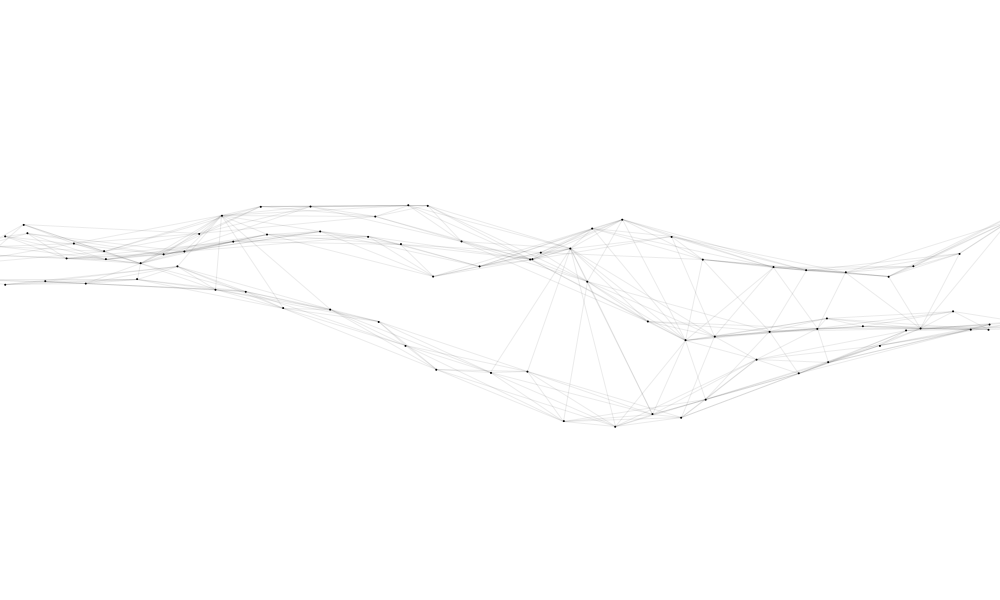
Frame 1 (no input)
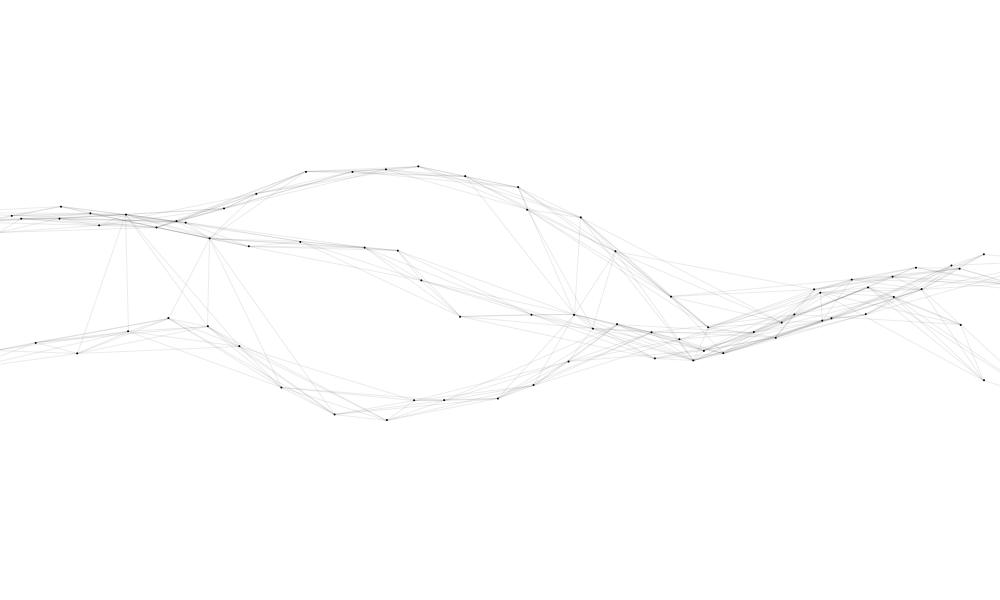
Frame 60 (the mouse pressed at the canvas centre just before this capture)
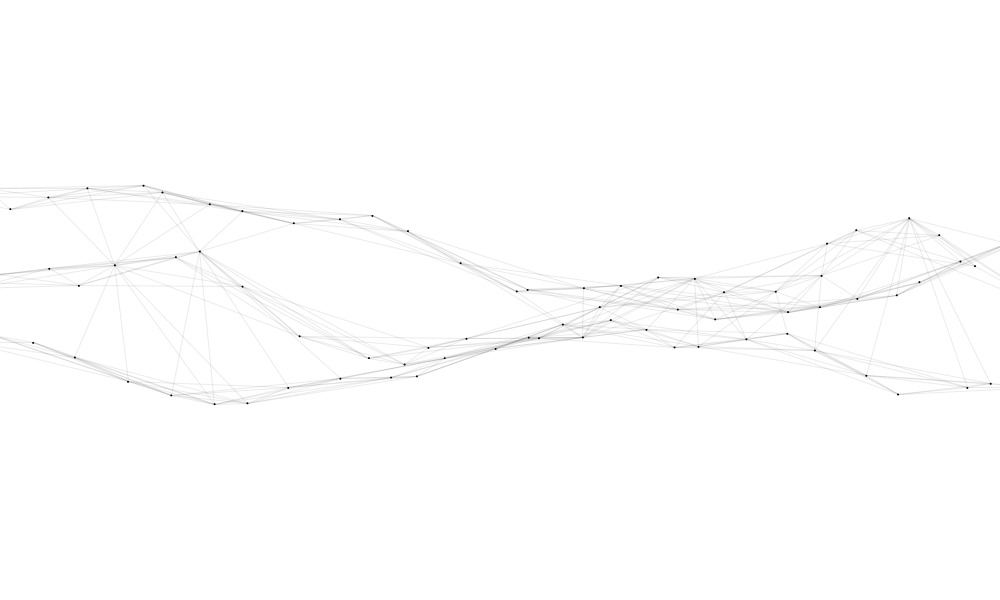
Frame 120 (the mouse held since frame 60 and released just before this capture)

The Processing sketch that drew these frames (run headless with seeded random() and noise(); from frame 60 on, the mouse is pressed at the canvas centre):

// Processing sketch: dots
// ── dots.pde
Waves[] ws;
PGraphics pg;
void settings() {
  size(1000, 600);
  // fullScreen();
}

void setup() {
  pg = createGraphics(width, height);
  ws = new Waves[2];
  ws[0] = new Waves(pg, 0);
}

void draw() {
  surface.setTitle(nf(frameRate, 2, 1));
  pg.beginDraw();
  pg.background(255);
  ws[0].draw();
  pg.endDraw();
  image(pg, 0, 0);
}

// ── Wave.pde
class Wave {
  float xoff;
  float yoff;
  float ypos = 0;
  PGraphics canvas;
  int index;
  int unit = 40;
  int numberOfPoints = (width / unit) + 3;
  int w;

  PVector[] points;
  float[] radius;
  float[] dist;

  Wave(int _i, PGraphics _c, float _yo, float _yp) {
    index = _i;
    canvas = _c;
    yoff = _yo;
    ypos = _yp;
    points = new PVector[numberOfPoints];

    radius = new float[numberOfPoints];
    dist = new float[numberOfPoints];
    for (int i = 0; i < numberOfPoints; i++) {
      if (random(1) > 0.3) {
        radius[i] = random(0.1, 10);
      } else {
        radius[i] = random(15, 30);
      }
      radius[i] = 2;
      dist[i] = random(-20, 20);
    }
  }

  void draw() {
    update();
    render();
  }

  void update() {}

  void render() {
    // canvas.beginShape();

    // float xoff = 0;       // Option #1: 2D Noise
    float xoff = yoff;    // Option #2: 1D Noise

    // Iterate over horizontal pixels
    float amp = 150;
    int c = 0;
    for (float x = -unit; x <= width + unit; x += unit) {
      float y = map(noise(xoff, yoff), 0, 1, -1 * amp, amp) + ypos; // Option #1: 2D Noise
      // float y = map(noise(xoff), 0, 1, -50, 50) + ypos;    // Option #2: 1D Noise

      // canvas.curveVertex(x, y);

      canvas.fill(0, 255);
      canvas.noStroke();
      // canvas.ellipse(x, y, 10, 10);
      canvas.ellipse(x + dist[c], y, radius[c], radius[c]);
      // Increment x dimension for noise
      xoff += 0.15;

      points[c] = new PVector(x + dist[c], y);
      for (int i = c - 1; i > -1 && i > (c - 5); i--) {
        canvas.stroke(0, 20);
        canvas.strokeWeight(1);
        canvas.line(x + dist[c], y, points[i].x, points[i].y);
      }

      if (c != 0 && c != numberOfPoints - 1) {
        dist[c] += map(noise(xoff, yoff + c * 0.01), 0, 1, -0.5, 0.5);
      }

      c++;
    }
    // increment y dimension for noise
    yoff += 0.01;
    // vertex(width, height);
    // vertex(0, height);

    canvas.noFill();
    canvas.stroke(0, 255);
    canvas.strokeWeight(2);
    // canvas.endShape();
  }


}

// ── Waves.pde
class Waves {
  PGraphics pg;
  float yoffset;
  Wave[] waves;
  int[] connectionNumber;

  Waves(PGraphics _p, float _y) {
    // pg = createGraphics(width, height);
    pg = _p;
    yoffset = _y;
    waves = new Wave[3];
    waves[0] = new Wave(0, pg, random(0, 5), height * 0.5 + _y);
    waves[1] = new Wave(1, pg, random(0, 5), height * 0.45 + _y);
    waves[2] = new Wave(2, pg, random(0, 5), height * 0.6 + _y);
    // waves[0] = new Wave(0, pg, 0, height * 0.5 + _y);
    // waves[1] = new Wave(1, pg, 0.25, height * 0.45 + _y);
    // waves[2] = new Wave(2, pg, 0.5, height * 0.6 + _y);

    connectionNumber = new int[waves[0].numberOfPoints];
    for (int i = 0; i < connectionNumber.length; i++) {
      if (random(1) > 0.7) {
        connectionNumber[i] = floor(random(2)) + 1;
      } else {
        connectionNumber[i] = 0;
      }
    }
  }

  void draw() {
    update();
    render();
  }

  void update() {

  }

  void render() {
    // pg.beginDraw();
    // pg.background(255);
    waves[0].draw();
    waves[1].draw();
    waves[2].draw();
    drawConnection();
    // pg.endDraw();
    // image(pg, 0, 0);
  }

  void drawConnection() {
    pg.stroke(0, 20);
    pg.strokeWeight(1);
    for (int i = 0; i < connectionNumber.length; i++) {
      int n = connectionNumber[i];
      for (int j = 1; j <= n; j++) {
        if (i - j >= 0) {
          pg.line(
          waves[0].points[i].x,
          waves[0].points[i].y,
          waves[1].points[i - j].x,
          waves[1].points[i - j].y);
          pg.line(
          waves[0].points[i].x,
          waves[0].points[i].y,
          waves[2].points[i - j].x,
          waves[2].points[i - j].y);
        }

        if (i + j < connectionNumber.length) {
          pg.line(
            waves[0].points[i].x,
            waves[0].points[i].y,
            waves[1].points[i + j].x,
            waves[1].points[i + j].y);

          pg.line(
            waves[0].points[i].x,
            waves[0].points[i].y,
            waves[2].points[i + j].x,
            waves[2].points[i + j].y);
        }
      }
    }
  }
}
